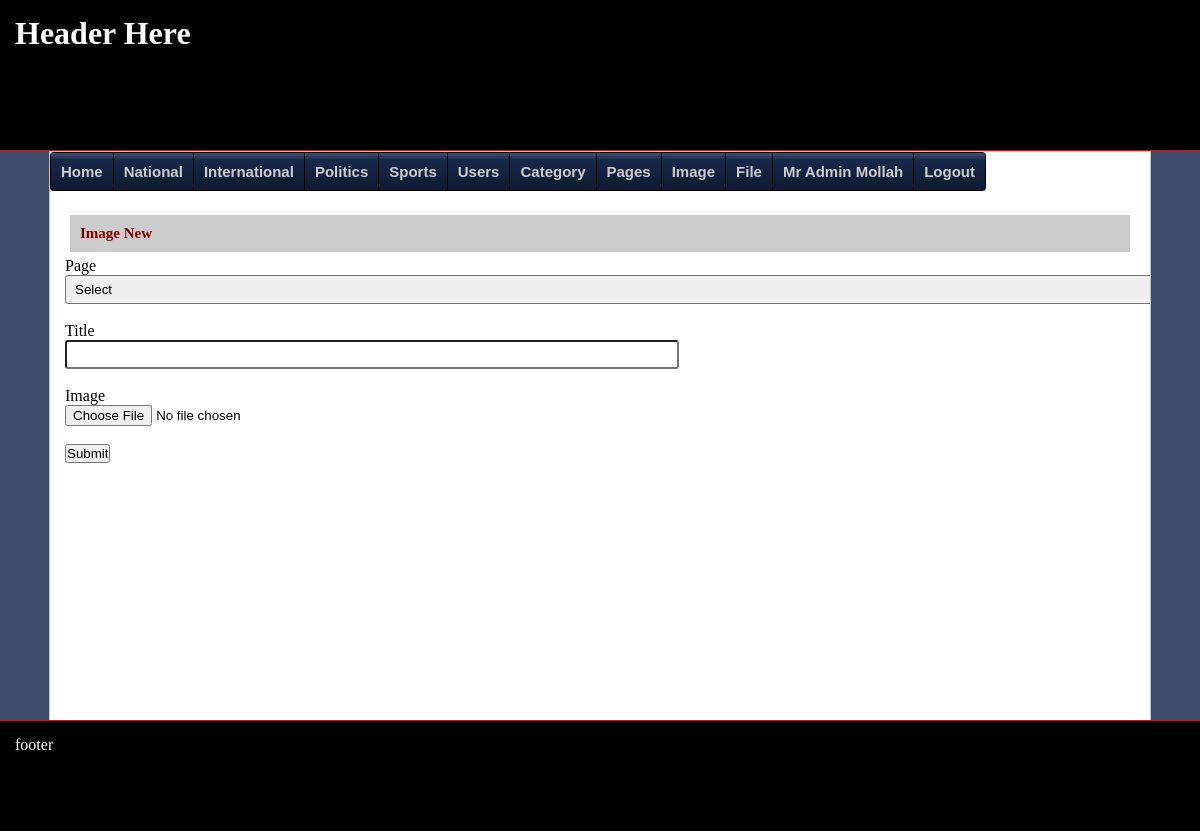
The page /?p=image_new (signed in) on the database its author committed.
### tables this page shows
CREATE TABLE `category` (
  `id` int(11) NOT NULL,
  `name` varchar(200) NOT NULL,
  `description` varchar(2000) NOT NULL,
  `categoryId` int(11) NOT NULL
);

### pages/image_new.php (the view, shortened to what this page needs)
<?php
$title = "";
$epage = "";
$etitle = "";
$eimage = "";
?>
<form method="post" action="" enctype="multipart/form-data">
	<label>Page</label><br>
	<select name="page" >
		<option value="0">Select</option>
	</select><?php print $epage; ?><br><br>
	<label>Title</label><br>
	<input type="text" name="title" value="<?php print $title; ?>"/><?php print $etitle; ?><br><br>
	<label>Image</label><br>
	<input type="file" name="image" /><?php print $eimage; ?><br><br>
	<input type="submit" name="submit" value="Submit"/>
</form>

### component/menu.php (shortened to what this page needs)
<ul id="css3menu1" class="topmenu">
			<li><a href="?p=home">Home</a></li>
			<?php
			$cn = mysqli_connect("localhost", "root", "", "dbus_002");
			$sql = "select id, name from category where categoryId = 0";
			$table = mysqli_query($cn, $sql);
			while($row = mysqli_fetch_assoc($table))
			{
				print '<li><a href="?c=article&ctg='.$row["id"].'">'.$row["name"].'</a>';
				findChild($row["id"]);
				print '</li>';
			}
			function findChild($pid)
			{
				global $cn;
				$sql = "select id, name from category where categoryId = ".$pid;
				$table = mysqli_query($cn, $sql);
			}
	if(isset($_SESSION['type']))
	{
		print '<li><a href="?p=users">Users</a></li>
			<li><a href="?p=category">Category</a></li>
			<li><a href="?p=pages">Pages</a></li>
			<li><a href="?p=image">Image</a></li>
			<li><a href="?p=file">File</a></li>
			<li><a href="?p=myaccount">'.$_SESSION['name'].'</a></li>
			<li><a href="?c=logout">Logout</a></li>';
	}
	else{
		print '
			<li><a href="?c=register">Register</a></li>
			<li><a href="?c=login">Login</a></li>';
	}
			?>
		</ul>

### css/index.css (style rules this page uses)
* { padding: 0px; margin: 0px auto; }
body { background: #3f4c6b; background: -moz-linear-gradient(top, #3f4c6b 0%, #3f4c6b 100%); background: -webkit-linear-gradient(top, #3f4c6b 0%,#3f4c6b 100%); background: linear-gradient(to bottom, #3f4c6b 0%,#3f4c6b 100%); filter: progid:DXImageTransform.Microsoft.gradient( startColorstr='#3f4c6b', endColorstr='#3f4c6b',GradientType=0 ); }
ul { list-style: circle; }
ul li { line-height: 25px; font-size: 16px }

### css/css3menu.css (style rules this page uses)
ul#css3menu1,ul#css3menu1 ul { margin:0;list-style:none;padding:0;background-color:#000;background-image:url("mainbk.png");background-repeat:repeat;border-width:0px;border-style:solid;border-color:#162436;-moz-border-radius:4px;-webkit-border-radius:4px;border-radius:4px; }
ul#css3menu1 li { position:relative;display:block;white-space:nowrap;font-size:0;float:left; }
ul#css3menu1 { font-size:0;z-index:999;position:relative;display:inline-block;zoom:1;padding:1px 1px 1px 0; *display:inline; }
ul#css3menu1>li { margin:0 0 0 1px; }
ul#css3menu1 a { display:block;vertical-align:middle;text-align:left;text-decoration:none;font:bold 15px Arial;color:#cccccc;cursor:default;padding:10px;background-color:#17294b;background-image:url("mainbk.png");background-repeat:repeat;background-position:0 200px;border-width:0px;border-style:none;border-color:; }

### css/control.css (style rules this page uses)
input[type="text"], input[type="password"], textarea, select { min-width: 600px; padding: 5px; border-radius: 3px; }

### rows shown on the page
category: name "National"
category: name "International"
category: name "Politics"
category: name "Sports"

### other values the page prints
$_SESSION['name'] "Mr Admin Mollah"
str_replace("_", " ", $_GET['p']) "Image New"
